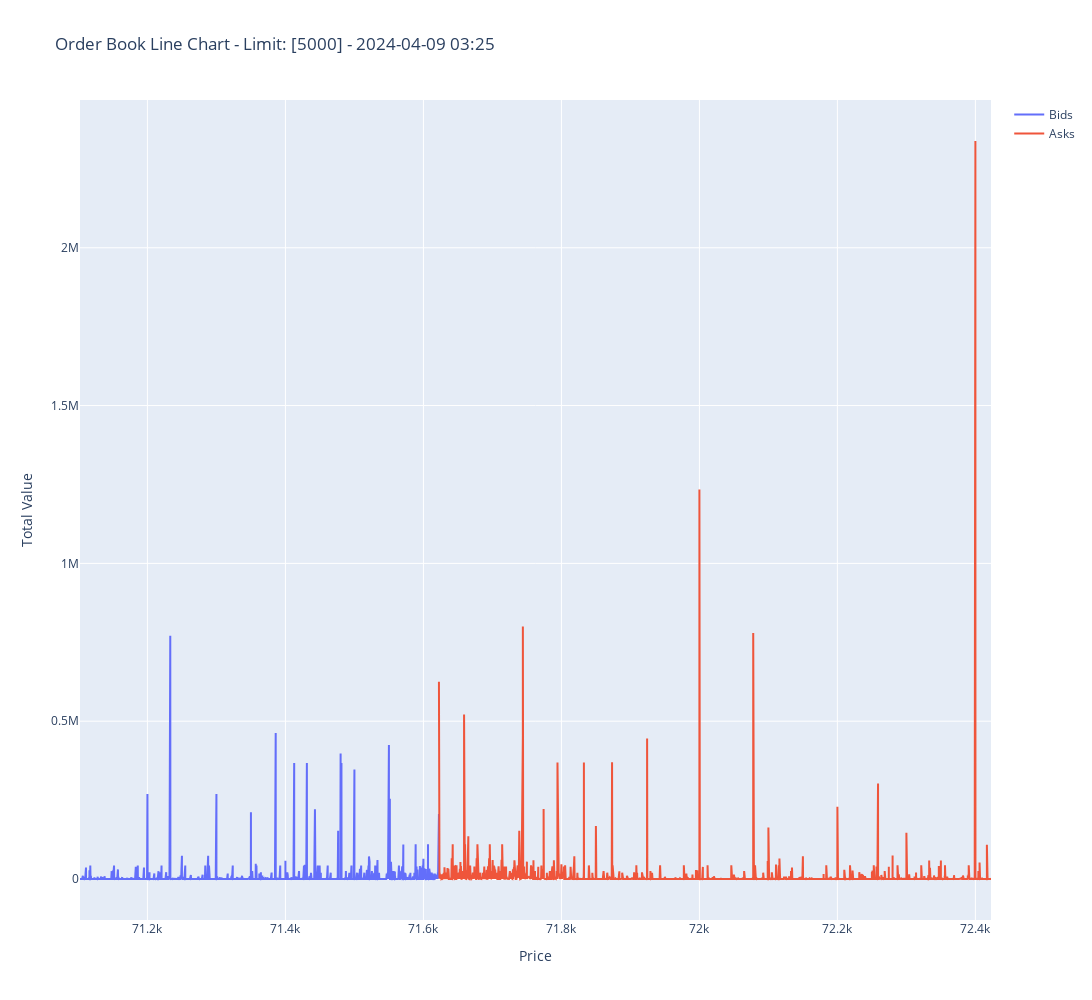

The notebook cell this image was saved under:
### Markdown cell above
### This script fetches order book data from the Binance API, creates a Plotly line chart to visualize the top bid and ask prices, and saves the top 5 highest total value prices for both bids and asks into a DataFrame

### Code cell
import plotly.graph_objects as go
import pandas as pd
import requests
import time
from datetime import datetime
import json

pd.options.display.float_format = '{:.2f}'.format

def get_order_book(symbol, limit):
    url = f"https://api.binance.com/api/v3/depth"
    params = {"symbol": symbol, "limit": limit}
    response = requests.get(url, params=params)
    data = response.json()
    return data

def create_chart(bids, asks, limit, hdf):
    bids_prices = [float(bid[0]) for bid in bids]
    bids_quantities = [float(bid[1]) for bid in bids]
    asks_prices = [float(ask[0]) for ask in asks]
    asks_quantities = [float(ask[1]) for ask in asks]

    # Calculate total value (amount) at each price level
    bids_values = [price * quantity for price, quantity in zip(bids_prices, bids_quantities)]
    asks_values = [price * quantity for price, quantity in zip(asks_prices, asks_quantities)]

    fig = go.Figure()

    fig.add_trace(go.Scatter(x=bids_prices, y=bids_values, mode='lines', name='Bids'))
    fig.add_trace(go.Scatter(x=asks_prices, y=asks_values, mode='lines', name='Asks'))

    fig.update_xaxes(title_text="Price")
    fig.update_yaxes(title_text="Total Value")

    current_datetime = time.strftime("%Y-%m-%d %H:%M")
    fig.update_layout(
        title=f'Order Book Line Chart - Limit: {limit} - {current_datetime}',
        showlegend=True,
        height=1000,  # adjust height as needed
        width=1400    # adjust width as needed
    )

    fig.show()

    # Create datetime index
    datetime_index = pd.to_datetime([current_datetime] * 5)

    # Extract top 5 highest total value prices for bids and asks
    top_5_bids = sorted(zip(bids_prices, bids_values), key=lambda x: x[1], reverse=True)[:5]
    top_5_asks = sorted(zip(asks_prices, asks_values), key=lambda x: x[1], reverse=True)[:5]

    # Convert to DataFrames and concatenate
    top_5_bids_df = pd.DataFrame(top_5_bids, columns=['Price', 'Total Value (Bids)'], index=datetime_index)
    top_5_asks_df = pd.DataFrame(top_5_asks, columns=['Price', 'Total Value (Asks)'], index=datetime_index)

    hdf = pd.concat([hdf, top_5_bids_df, top_5_asks_df], axis=1)

    return hdf


symbol = 'BTCUSDT'
limit_values = [5000]  # Modify this list with your desired limit values
hdf = pd.DataFrame()
current_datetime = datetime.now().strftime("%Y-%m-%d_%H-%M")

order_book = get_order_book(symbol, limit_values)
bids = order_book["bids"]
asks = order_book["asks"]
hdf = create_chart(bids, asks, limit_values, hdf)

hdf['Total Value (Bids)'] = hdf['Total Value (Bids)'] / 1000000
hdf['Total Value (Asks)'] = hdf['Total Value (Asks)'] / 1000000

print(hdf)  # You can print hdf to see the dataframe with top 5 highest total value prices for both bids and asks
hdf.to_csv(f"{current_datetime}.csv", index=True)
# Send to Telegram

### Figure 1 — Plotly figure (JSON) as saved in the notebook; plotly's stock layout.template omitted (floating-point values rounded to 4 significant figures; data arrays with more than 128 entries replaced by an {"elided": "..."} marker saying what was removed)
{"data": [{"mode": "lines", "name": "Bids", "type": "scatter", "x": {"elided": "5000 float values"}, "y": {"elided": "5000 float values"}}, {"mode": "lines", "name": "Asks", "type": "scatter", "x": {"elided": "5000 float values"}, "y": {"elided": "5000 float values"}}], "layout": {"height": 1000, "showlegend": true, "title": {"text": "Order Book Line Chart - Limit: [5000] - 2024-04-09 03:25"}, "width": 1400, "xaxis": {"title": {"text": "Price"}}, "yaxis": {"title": {"text": "Total Value"}}}}
